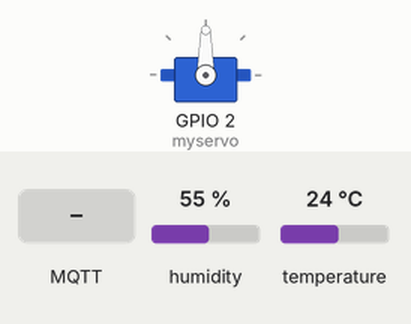
This sketch was run on a simulated ESP8266 (NodeMCU). On the bench: servo. The test bench sets the inputs (shaded band); at power-on: humidity 55 %, temperature 24 °C. WiFi joins after 1.5 s; servers stay silent unless stated; no MQTT or app messages arrive unless stated; what the sketch prints to the serial monitor is not drawn.

Above: at 2.7 s.
2.8 s: MQTT message "5" arrives on the first subscribed topic
At 3.9 s:
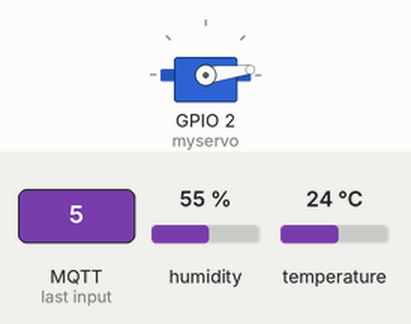
5.0 s: MQTT message "90" arrives on the first subscribed topic
At 7.0 s:
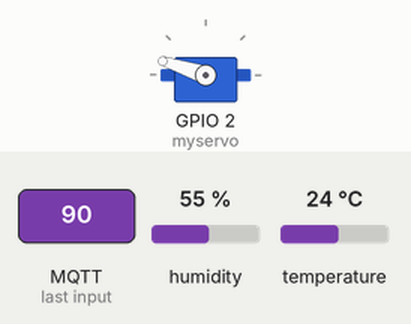
8.0 s: MQTT message "200" arrives on the first subscribed topic
At 10.1 s:
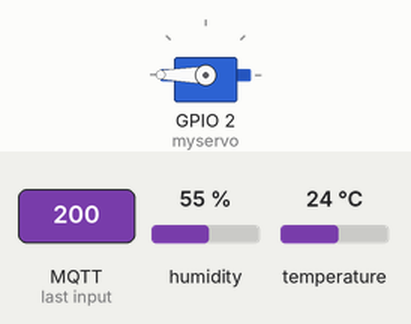
11.1 s: MQTT message "on" arrives on the first subscribed topic
At 13.2 s:
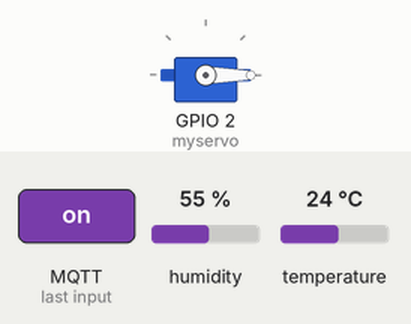
Timing chart, 0 to 14.7 s (numbered marks = the images above; inputs shaded):
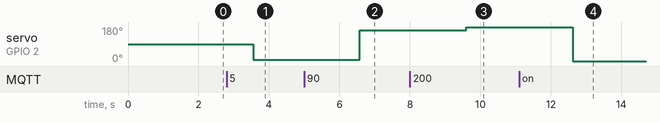

Measured:
- after the input at 2.8 s, servo on GPIO 2 (myservo): 90° → 7° after 0.76 s
- after the input at 5.0 s, servo on GPIO 2 (myservo): 7° → 162° after 1.6 s
- after the input at 8.0 s, servo on GPIO 2 (myservo): 162° → 180° after 1.6 s
- after the input at 11.1 s, servo on GPIO 2 (myservo): 180° → 0° after 1.5 s

The sketch:

ServoTemp.ino
```cpp
#include <ESP8266WiFi.h>
#include <PubSubClient.h>
#include <OneWire.h>
#include "DHT.h"
#include <Servo.h>
Servo myservo;
#define DHTPIN 0     // Digital pin connected to the DHT sensor
#define DHTTYPE DHT22   // DHT 22  (AM2302), AM2321
DHT dht(DHTPIN, DHTTYPE);
WiFiClient espClient;
PubSubClient client(espClient);
char msg[50];
int value = 0;


void setup() {
  Serial.begin(115200);
  myservo.attach(2);
  Serial.println(F("DHTxx test!"));
  dht.begin();
  setup_wifi();
  client.setServer("192.168.0.228",1883);
  pinMode(0,OUTPUT);

  client.setCallback(callback);
}


void setup_wifi(){

  Serial.begin(115200);
  WiFi.begin("xiomylesly","111111111"); //se habilitará el modo estación

  // Mientras el ESP32 no se conecte al AP:
  while(WiFi.status() != WL_CONNECTED){
    delay(500);
    Serial.print(".");
  }

  Serial.println(WiFi.localIP()); //Imprimo el IP del esp32
}


void reconnect(){

  if(client.connect("ESP32")){

    Serial.println("connected");
      client.subscribe("servo");
    } else {
      Serial.print("failed, rc=");
      Serial.print(client.state());
      Serial.println(" try again in 5 seconds");
      // Wait 5 seconds before retrying
      delay(5000);
    }
}


void callback(char* topic, byte* payload, unsigned int length){
  String string;
  Serial.print("Message arrived [");
  Serial.print(topic);
  Serial.print("] ");
  //payload[length]='\0';
  for (int i = 0; i < length; i++) {
   // Serial.print((char)payload[i]);
     string+=((char)payload[i]);
  }
  Serial.print(string);

if (topic ="servo")  {
    Serial.print(" ");
   int resultado = string.toInt();
   int pos = map(resultado, 1, 100, 0, 180);
   Serial.println(pos);
    myservo.write(pos);
    delay(15);

 }

 if (topic ="canal")  {
    Serial.print("CANAL ");


 }

}

void loop() {
  delay(2000);

  float h = dht.readHumidity();
  float t = dht.readTemperature();
  float f = dht.readTemperature(true);

  if(!client.connected()){

    reconnect();
  }

   client.loop();

  if (isnan(h) || isnan(t) || isnan(f)) {
    Serial.println(F("Failed to read from DHT sensor!"));
    return;
  }
  float hif = dht.computeHeatIndex(f, h);
  float hic = dht.computeHeatIndex(t, h, false);

  snprintf(msg,16,"%d,%d",t,h);

  client.publish("canal",msg);

  Serial.print(F("Humidity: "));
  Serial.print(h); ///////////////////////
  Serial.print(F("%  Temperature: "));
  Serial.print(t);//////////////////////
  Serial.print(F("°C "));
  Serial.print(f);
  Serial.print(F("°F  Heat index: "));
  Serial.print(hic);
  Serial.print(F("°C "));
  Serial.print(hif);
  Serial.println(F("°F"));
  delay(1000);
}
```
